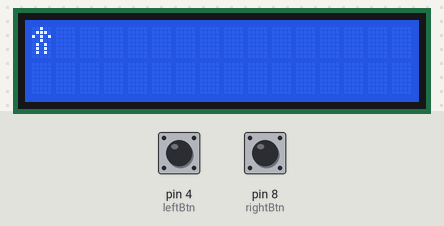
Simulated run of this sketch. Board: Arduino Uno, built with avr-gcc and run on an emulated ATmega328P. Shown: 16×2 character LCD. The test bench sets the inputs (shaded band); at power-on: pin 4 (leftBtn) HIGH, pin 8 (rightBtn) HIGH.

Above: at 1.2 s.
1.3 s: pin 4 (leftBtn) pulled LOW for 0.15 s
At 2.5 s:
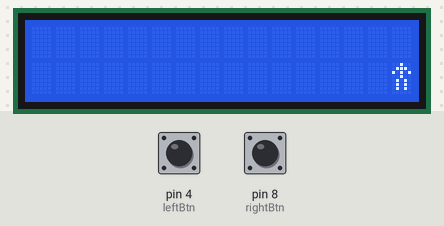
2.9 s: pin 4 (leftBtn) pulled LOW for 1 s
At 3.9 s:
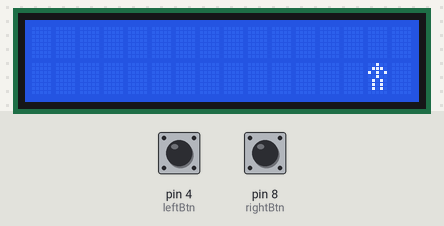
Timing chart, 0 to 5.9 s (numbered marks = the images above; inputs shaded):
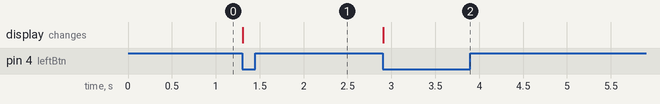

Measured:
- after the input at 1.3 s, the display: changes at once (image 1)
- after the input at 2.9 s, the display: changes at once (image 2)

The sketch:

character-LCD-move-character.ino
```cpp
#include <LiquidCrystal_I2C.h>

const LiquidCrystal_I2C lcd(0x27, 16, 2);  // set the LCD address to 0x27 for a 16 chars and 2 line display

const int leftBtn = 4;

const int rightBtn = 8;

const byte person[8] = {
  B00100,
  B01110,
  B10101,
  B00100,
  B01010,
  B01010,
  B01010,
  B00000
};

int cursorX = 0;

int cursorY = 0;

int leftBtnPrevState = HIGH;

int rightBtnPrevState = HIGH;

void setup() {
  pinMode(leftBtn, INPUT_PULLUP);
  pinMode(rightBtn, INPUT_PULLUP);

  lcd.init();
  lcd.backlight();
  lcd.createChar(0, person);
  printToLcd();
}

void loop() {
  moveLeft();
  moveRight();
}

void printToLcd() {
  lcd.clear();
  lcd.setCursor(cursorX, cursorY);
  lcd.write(byte(0));
}

void changeCursorY() {
  if (cursorY == 0) {
    cursorY = 1;
  } else {
    cursorY = 0;
  }
}

void moveLeft() {
   const int btnState = digitalRead(leftBtn);

  if (btnState != leftBtnPrevState && btnState == LOW) {
    cursorX--;

    if (cursorX < 0) {
      cursorX = 15;
      changeCursorY();
    }

    printToLcd();
  }

  leftBtnPrevState = btnState;
}

void moveRight() {
  const int btnState = digitalRead(rightBtn);

  if (btnState != rightBtnPrevState && btnState == LOW) {
    cursorX++;

    if (cursorX > 15) {
      cursorX = 0;
      changeCursorY();
    }

    printToLcd();
  }

  rightBtnPrevState = btnState;
}
```
